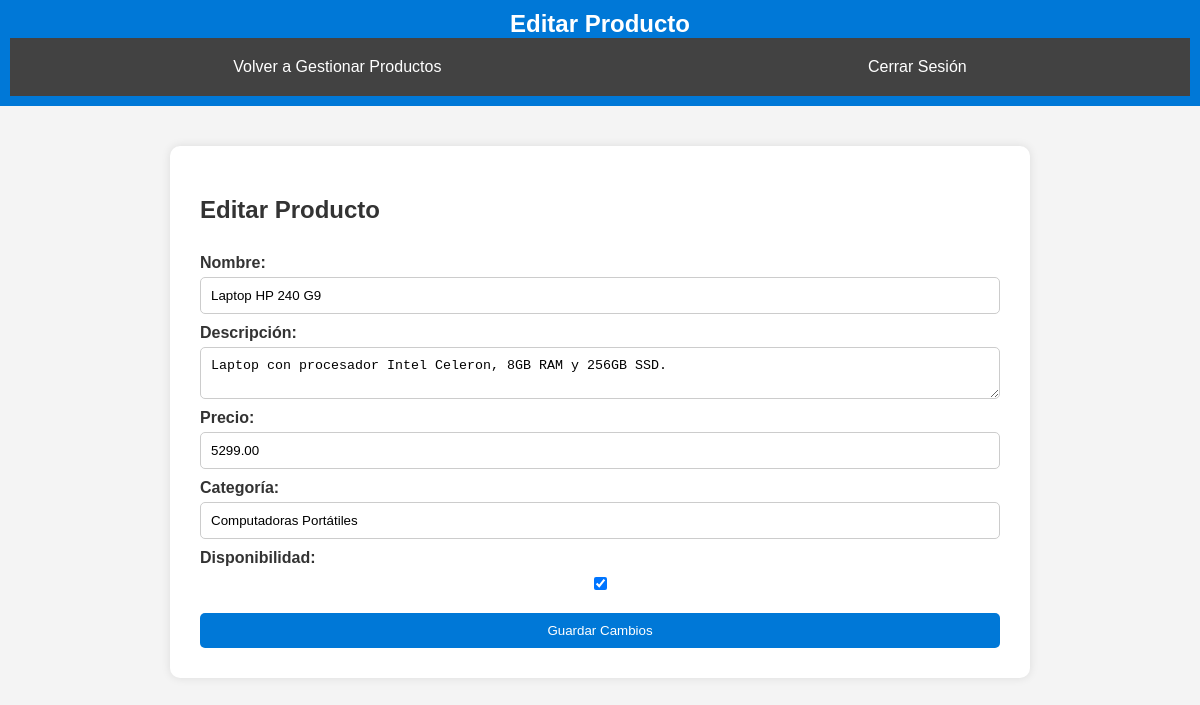
Screenshot of /admin_dashboard/editar_producto.php?id=1 (signed in) with the database file from the repository.
### tables this page shows
CREATE TABLE Producto (
    Id_Producto INT AUTO_INCREMENT PRIMARY KEY,
    Nombre_P VARCHAR(100) NOT NULL,
    Descripción_P TEXT NOT NULL,
    Precio_P DECIMAL(10, 2) NOT NULL,
    Categoría_P VARCHAR(50) NOT NULL,
    Disponibilidad_P TINYINT(1) NOT NULL DEFAULT 1,
    Imagen_P VARCHAR(255),
    Id_Administrador INT NOT NULL,
    FOREIGN KEY (Id_Administrador) REFERENCES Administrador(Id_Administrador)
);

### admin_dashboard/editar_producto.php (the view, shortened to what this page needs)
<?php
include '../funcionalidades_php/db.php';
$id_producto = $_GET['id'];
$sql = "SELECT * FROM Producto WHERE Id_Producto = ?";
$stmt = $conn->prepare($sql);
$stmt->bind_param("i", $id_producto);
$stmt->execute();
$result = $stmt->get_result();
$producto = $result->fetch_assoc();
?>
<!DOCTYPE html>
<html lang="es">
<head>
    <link rel="stylesheet" href="../css/Admin.css">
</head>
<body>
    <header>
        <h1>Editar Producto</h1>
        <nav>
            <a href="gestionar_productos.php">Volver a Gestionar Productos</a>
            <a href="logout.php">Cerrar Sesión</a>
        </nav>
    </header>
    <main>
        <h2>Editar Producto</h2>
        <form action="editar_producto.php?id=<?php echo $id_producto; ?>" method="POST">
            <label for="nombre">Nombre:</label>
            <input type="text" id="nombre" name="nombre" value="<?php echo htmlspecialchars($producto['Nombre_P']); ?>" required>
            <label for="descripcion">Descripción:</label>
            <textarea id="descripcion" name="descripcion" required><?php echo htmlspecialchars($producto['Descripción_P']); ?></textarea>
            <label for="precio">Precio:</label>
            <input type="number" id="precio" name="precio" value="<?php echo htmlspecialchars($producto['Precio_P']); ?>" step="0.01" required>
            <label for="categoria">Categoría:</label>
            <input type="text" id="categoria" name="categoria" value="<?php echo htmlspecialchars($producto['Categoría_P']); ?>" required>
            <label for="disponibilidad">Disponibilidad:</label>
            <input type="checkbox" id="disponibilidad" name="disponibilidad" <?php if ($producto['Disponibilidad_P']) echo 'checked'; ?>>
            <button type="submit">Guardar Cambios</button>
        </form>
    </main>
</body>
</html>

### css/Admin.css (style rules this page uses)
body { margin: 0; font-family: Arial, sans-serif; background-color: #f4f4f4; }
header { background-color: #0078d7; padding: 10px; color: white; text-align: center; position: relative; }
header h1 { margin: 0; font-size: 24px; }
nav { background-color: #424242; color: white; padding: 10px; display: flex; justify-content: space-around; align-items: center; }
nav a { color: white; text-decoration: none; padding: 10px 15px; display: flex; align-items: center; }
main { max-width: 800px; margin: 40px auto; background-color: #fff; color: #333; padding: 30px; border-radius: 10px; box-shadow: 0 0 10px rgba(0, 0, 0, 0.1); }
form { display: flex; flex-direction: column; }
form label { margin-top: 10px; font-weight: bold; }
form input[type="text"], form input[type="number"], form textarea { padding: 10px; margin-top: 5px; border-radius: 5px; border: 1px solid #ccc; }
form input[type="checkbox"] { margin-top: 10px; }
form button { background-color: #0078d7; color: white; padding: 10px 20px; border: none; border-radius: 5px; cursor: pointer; margin-top: 20px; }

### rows the page displays
producto: nombre "Laptop HP 240 G9", descripcion "Laptop con procesador Intel Celeron, 8GB RAM y 256GB SSD.", precio "5299.00", categoria "Computadoras Portátiles", Disponibilidad_P "☑"
